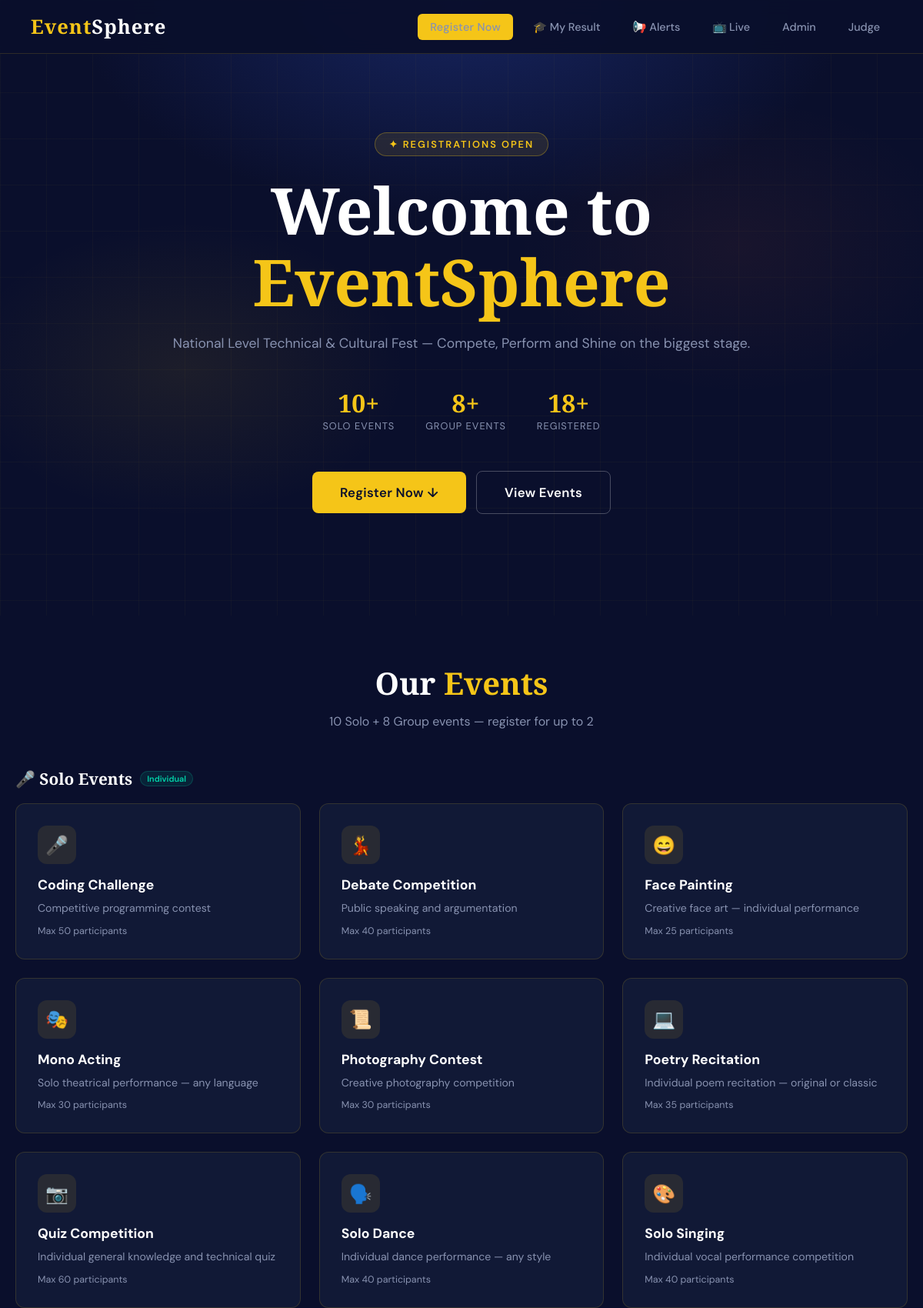
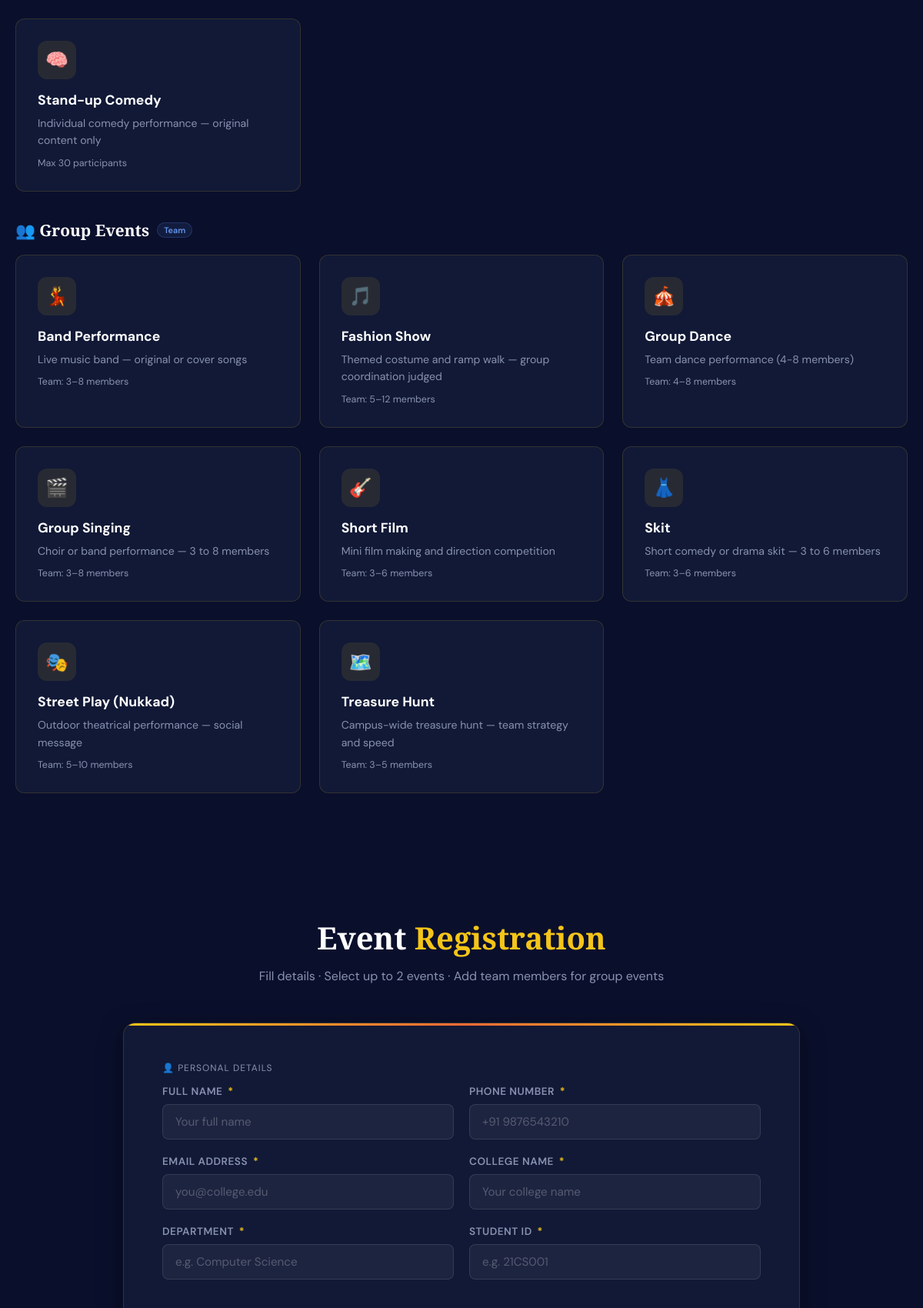
The page / (upper part) on the database its author committed (2 pictures, top to bottom).
### tables this page shows
CREATE TABLE `events` (
  `id` int(11) NOT NULL,
  `event_name` varchar(100) NOT NULL,
  `description` text DEFAULT NULL,
  `max_participants` int(11) DEFAULT 50,
  `created_at` timestamp NOT NULL DEFAULT current_timestamp(),
  `event_type` enum('solo','group') DEFAULT 'solo',
  `min_team_size` int(11) DEFAULT 1,
  `max_team_size` int(11) DEFAULT 1
);

### index.php (the view, shortened to what this page needs)
<?php
$conn = getConnection();
$has_new_cols = (bool)($conn->query("SHOW COLUMNS FROM events LIKE 'event_type'")->num_rows);
$solo_events = $group_events = $all_events = [];
$q = $has_new_cols
    ? "SELECT * FROM events ORDER BY event_name"
    : "SELECT id,event_name,description,max_participants,'solo' AS event_type,1 AS min_team_size,1 AS max_team_size,created_at FROM events ORDER BY event_name";
$res = $conn->query($q);
while ($r = $res->fetch_assoc()) {
    if (($r['event_type']??'solo')==='group') $group_events[]=$r;
    else $solo_events[]=$r;
}
$total_participants = (int)$conn->query("SELECT COUNT(*) as c FROM participants")->fetch_assoc()['c'];
$success=$error=''; $old=[];
function old($k,$d='') { global $old; return htmlspecialchars($old[$k]??$d); }
?>
<!DOCTYPE html>
<html lang="en">
<head>
<link rel="stylesheet" href="css/style.css">
</head>
<body>
<nav class="navbar">
  <a href="index.php" class="nav-brand">Event<span>Sphere</span></a>
  <div class="nav-links">
    <a href="#register" class="btn btn-primary btn-sm">Register Now</a>
    <a href="my_result.php">🎓 My Result</a>
    <a href="announcements.php">📢 Alerts</a>
    <a href="leaderboard.php" target="_blank">📺 Live</a>
    <a href="login.php?role=admin">Admin</a>
    <a href="login.php?role=judge">Judge</a>
  </div>
</nav>
<section class="hero">
  <div class="hero-grid"></div>
  <div class="hero-content">
    <div class="hero-badge">✦ Registrations Open</div>
    <h1>Welcome to <span class="highlight"><?= SITE_NAME ?></span></h1>
    <p><?= SITE_TAGLINE ?> — Compete, Perform and Shine on the biggest stage.</p>
    <div class="hero-stats">
      <div class="stat-item"><div class="stat-num"><?= count($solo_events) ?>+</div><div class="stat-label">Solo Events</div></div>
      <div class="stat-item"><div class="stat-num"><?= count($group_events) ?>+</div><div class="stat-label">Group Events</div></div>
      <div class="stat-item"><div class="stat-num"><?= $total_participants ?>+</div><div class="stat-label">Registered</div></div>
    </div>
    <a href="#register" class="btn btn-primary btn-lg">Register Now ↓</a> &nbsp;
    <a href="#events"   class="btn btn-outline btn-lg">View Events</a>
  </div>
</section>
<section class="section" id="events" style="padding-top:60px;">
  <div class="section-header">
    <h2>Our <span>Events</span></h2>
    <p><?= count($solo_events) ?> Solo + <?= count($group_events) ?> Group events — register for up to 2</p>
  </div>
  <?php if($solo_events): ?>
  <div style="margin-bottom:36px;">
    <div style="display:flex;align-items:center;gap:10px;margin-bottom:18px;">
      <h3 style="font-family:'Playfair Display',serif;font-size:1.3rem;">🎤 Solo Events</h3>
      <span class="ev-meta-pill solo">Individual</span>
    </div>
    <div class="events-showcase">
      <?php $si=['🎤','💃','😄','🎭','📜','💻','📷','🗣️','🎨','🧠'];
      foreach($solo_events as $i=>$e): ?>
      <div class="event-card">
        <div class="event-icon"><?= $si[$i%count($si)] ?></div>
        <h3><?= htmlspecialchars($e['event_name']) ?></h3>
        <p><?= htmlspecialchars($e['description']??'') ?></p>
        <div style="margin-top:10px;font-size:.78rem;color:var(--muted);">Max <?= $e['max_participants'] ?> participants</div>
      </div>
      <?php endforeach; ?>
    </div>
  </div>
  <?php endif; ?>
  <?php if($group_events): ?>
  <div>
    <div style="display:flex;align-items:center;gap:10px;margin-bottom:18px;">
      <h3 style="font-family:'Playfair Display',serif;font-size:1.3rem;">👥 Group Events</h3>
      <span class="ev-meta-pill group">Team</span>
    </div>
    <div class="events-showcase">
      <?php $gi=['💃','🎵','🎪','🎬','🎸','👗','🎭','🗺️'];
      foreach($group_events as $i=>$e): ?>
      <div class="event-card">
        <div class="event-icon"><?= $gi[$i%count($gi)] ?></div>
        <h3><?= htmlspecialchars($e['event_name']) ?></h3>
        <p><?= htmlspecialchars($e['description']??'') ?></p>
        <div style="margin-top:10px;font-size:.78rem;color:var(--muted);">Team: <?= $e['min_team_size'] ?>–<?= $e['max_team_size'] ?> members</div>
      </div>
      <?php endforeach; ?>
    </div>
  </div>
  <?php endif; ?>
</section>
<section class="section" id="register">
  <div class="section-header">
    <h2>Event <span>Registration</span></h2>
    <p>Fill details · Select up to 2 events · Add team members for group events</p>
  </div>
  <div class="form-card animate-in" style="max-width:880px;">
    <form method="POST" action="index.php" id="regForm" novalidate>
      <div style="font-size:.75rem;text-transform:uppercase;letter-spacing:1px;color:var(--muted);margin-bottom:14px;">👤 Personal Details</div>
      <div class="form-row">
        <div class="form-group">
          <label>Full Name <span class="req">*</span></label>
          <input type="text" name="name" class="form-control" placeholder="Your full name" value="<?= old('name') ?>" required>
        </div>
        <div class="form-group">
          <label>Phone Number <span class="req">*</span></label>
          <input type="tel" name="phone" class="form-control" placeholder="+91 9876543210" value="<?= old('phone') ?>" required>
        </div>
      </div>
      <div class="form-row">
        <div class="form-group">
          <label>Email Address <span class="req">*</span></label>
          <input type="email" name="email" class="form-control" placeholder="you@college.edu" value="<?= old('email') ?>" required>
        </div>
        <div class="form-group">
          <label>College Name <span class="req">*</span></label>
          <input type="text" name="college" class="form-control" placeholder="Your college name" value="<?= old('college') ?>" required>
        </div>
      </div>
      <div class="form-row">
        <div class="form-group">
          <label>Department <span class="req">*</span></label>
          <input type="text" name="department" class="form-control" placeholder="e.g. Computer Science" value="<?= old('department') ?>" required>
        </div>
        <div class="form-group">
          <label>Student ID <span class="req">*</span></label>
          <input type="text" name="student_id" class="form-control" placeholder="e.g. 21CS001" value="<?= old('student_id') ?>" required>
        </div>
      </div>
    </form>
  </div>
</section>
</body>
</html>

### index.php (style rules this page uses)
.ev-meta-pill { font-size:.68rem;padding:2px 8px;border-radius:50px;font-weight:600;background:rgba(255,255,255,.06);color:var(--muted);border:1px solid rgba(255,255,255,.08) }
.ev-meta-pill.solo { background:rgba(0,212,170,.1);color:var(--success);border-color:rgba(0,212,170,.2) }
.ev-meta-pill.group { background:rgba(100,149,237,.1);color:#6495ed;border-color:rgba(100,149,237,.2) }

### rows shown on the page
events: si "🎤", event_name "Coding Challenge", description "Competitive programming contest", max_participants "50"
events: si "💃", event_name "Debate Competition", description "Public speaking and argumentation", max_participants "40"
events: si "😄", event_name "Face Painting", description "Creative face art — individual performance", max_participants "25"
events: si "🎭", event_name "Mono Acting", description "Solo theatrical performance — any language", max_participants "30"
events: si "📜", event_name "Photography Contest", description "Creative photography competition", max_participants "30"
events: si "💻", event_name "Poetry Recitation", description "Individual poem recitation — original or classic", max_participants "35"
events: si "📷", event_name "Quiz Competition", description "Individual general knowledge and technical quiz", max_participants "60"
events: si "🗣️", event_name "Solo Dance", description "Individual dance performance — any style", max_participants "40"
events: si "🎨", event_name "Solo Singing", description "Individual vocal performance competition", max_participants "40"
events: si "🧠", event_name "Stand-up Comedy", description "Individual comedy performance — original content only", max_participants "30"
events: gi "💃", event_name "Band Performance", description "Live music band — original or cover songs", min_team_size "3", max_team_size "8"
events: gi "🎵", event_name "Fashion Show", description "Themed costume and ramp walk — group coordination judged", min_team_size "5", max_team_size "12"
events: gi "🎪", event_name "Group Dance", description "Team dance performance (4-8 members)", min_team_size "4", max_team_size "8"
events: gi "🎬", event_name "Group Singing", description "Choir or band performance — 3 to 8 members", min_team_size "3", max_team_size "8"
events: gi "🎸", event_name "Short Film", description "Mini film making and direction competition", min_team_size "3", max_team_size "6"
events: gi "👗", event_name "Skit", description "Short comedy or drama skit — 3 to 6 members", min_team_size "3", max_team_size "6"
events: gi "🎭", event_name "Street Play (Nukkad)", description "Outdoor theatrical performance — social message", min_team_size "5", max_team_size "10"
events: gi "🗺️", event_name "Treasure Hunt", description "Campus-wide treasure hunt — team strategy and speed", min_team_size "3", max_team_size "5"

### other values the page prints
SITE_NAME "EventSphere"
SITE_TAGLINE "National Level Technical & Cultural Fest"
count($solo_events) "10"
count($group_events) "8"
$total_participants "18"
